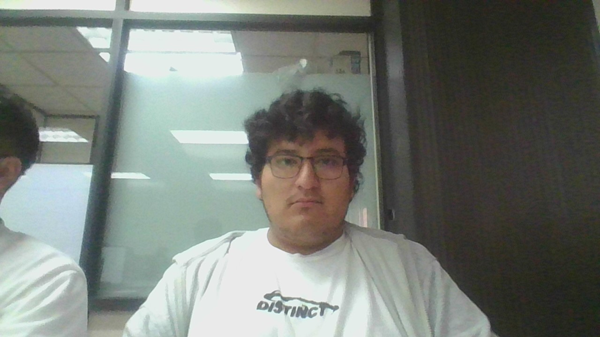
#> input picture PDI/introduccion/0.bmp, 600 x 337 px
$ python espaciosDeColor.py
#> lines starting #> are read from the running program, lines starting #| are printed output that depends on the picture
# -*- coding: utf-8 -*-
"""
Created on Wed Mar 12 17:14:22 2025

@author: dtrej
"""

import cv2
import numpy as np

img = cv2.imread("0.bmp") #leemos imagen
#> img is the input picture: shape (337, 600, 3); mean B, G, R 119.5, 125.6, 120.1

B, G, R = cv2.split(img) # Separamos los canales RGB pero python los lee como BGR
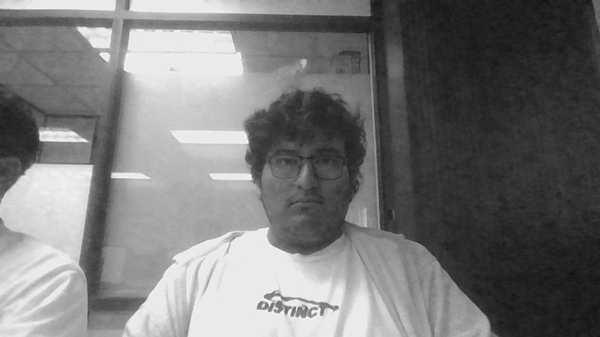
#> B: shape (337, 600); min 16, max 253, mean 119.5
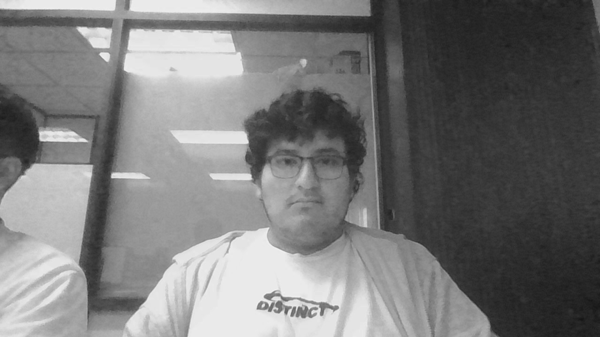
#> R: shape (337, 600); min 21, max 242, mean 120.1

alto, largo, canales = img.shape
#> alto = 337; largo = 600; canales = 3

K = np.zeros((alto, largo), np.uint8)
W = 255 * (np.ones((alto, largo), np.uint8))
#               C, M, Y
#               R, G, B
img2 = cv2.merge((B, G, R)) #Creamos nueva imagen

cyan = cv2.merge((W, W, 255-R))
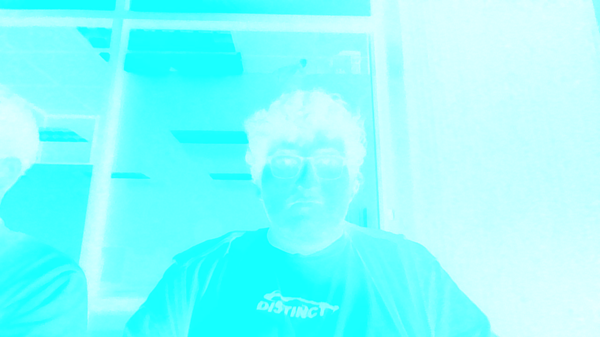
#> cyan: shape (337, 600, 3); mean of channels 0, 1, 2 255, 255, 134.9; drawn as B, G, R

cv2.namedWindow("RGB", cv2.WINDOW_NORMAL)
cv2.namedWindow("Cyan", cv2.WINDOW_NORMAL)
# [4 lines of commented-out code are left out]

cv2.imshow("RGB", img)
cv2.imshow("Cyan", cyan)
# [4 lines of commented-out code are left out]


cv2.waitKey()

cv2.destroyAllWindows()

# [26 lines of commented-out code are left out]
